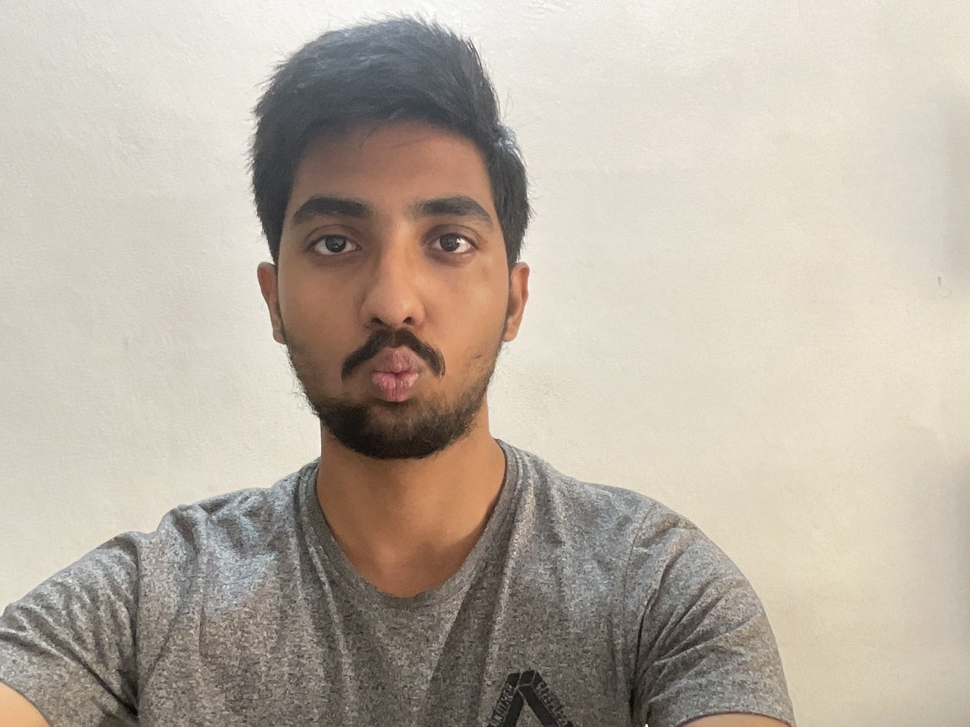
#> input picture temp/srihari_img/img1.jpg, 970 x 727 px, shrunk from 4032 x 3024 before the run
$ jupyter execute --allow-errors lip-flip.ipynb
#> lines starting #> are read from the running program, lines starting #| are printed output that depends on the picture
[cell 1]
import cv2
import matplotlib.pyplot as plt
import numpy as np

[cell 2]
# [4 lines of commented-out code are left out]

image1 = cv2.imread('./srihari_img/img1.jpg', cv2.IMREAD_COLOR)
#> image1 is the input picture: shape (727, 970, 3); mean B, G, R 163.5, 176.1, 186.2
image1 = cv2.cvtColor(image1, cv2.COLOR_BGR2RGB)
image2 = cv2.imread('./srihari_img/img2.jpg', cv2.IMREAD_COLOR)
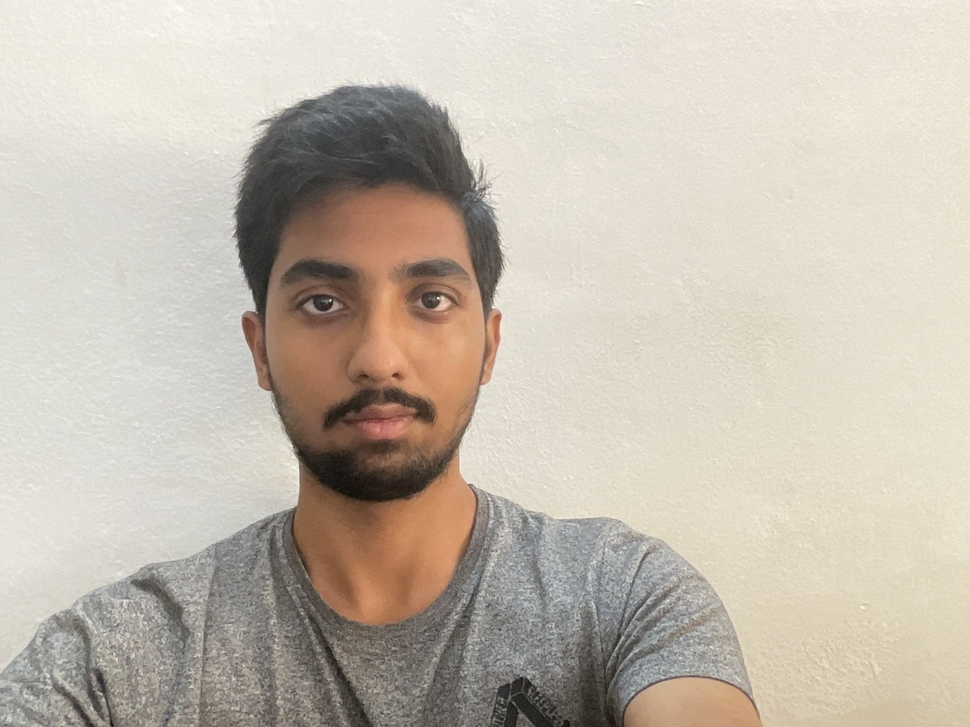
#> input picture temp/srihari_img/img2.jpg, 970 x 727 px, shrunk from 4032 x 3024 before the run
#> image2 is the input picture: shape (727, 970, 3); mean B, G, R 175.8, 188.3, 197.5
image2 = cv2.cvtColor(image2, cv2.COLOR_BGR2RGB)


# Display the images
plt.figure(figsize=(10, 5))
plt.subplot(1, 2, 1)
plt.imshow(image1)
plt.title('Image 1')

plt.subplot(1, 2, 2)
plt.imshow(image2)
plt.title('Image 2')

plt.show()
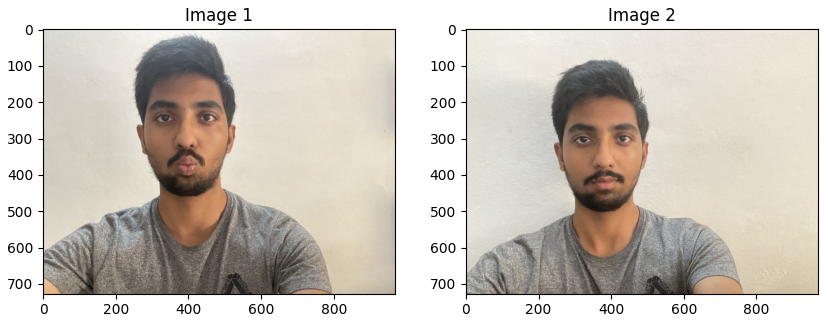
#> figure drawn by matplotlib, 2 panels

[cell 3]
def detect_face_mouth(img,show = True):

#> called with show = True
    img_rgb = np.copy(img)
    # Load the pre-trained face cascade and mouth cascade
    face_cascade = cv2.CascadeClassifier('./haarcascade_frontalface_default.xml')
    mouth_cascade = cv2.CascadeClassifier('./haarcascade_mcs_mouth.xml')

    # Convert the image to grayscale
    gray = cv2.cvtColor(img_rgb, cv2.COLOR_RGB2GRAY)
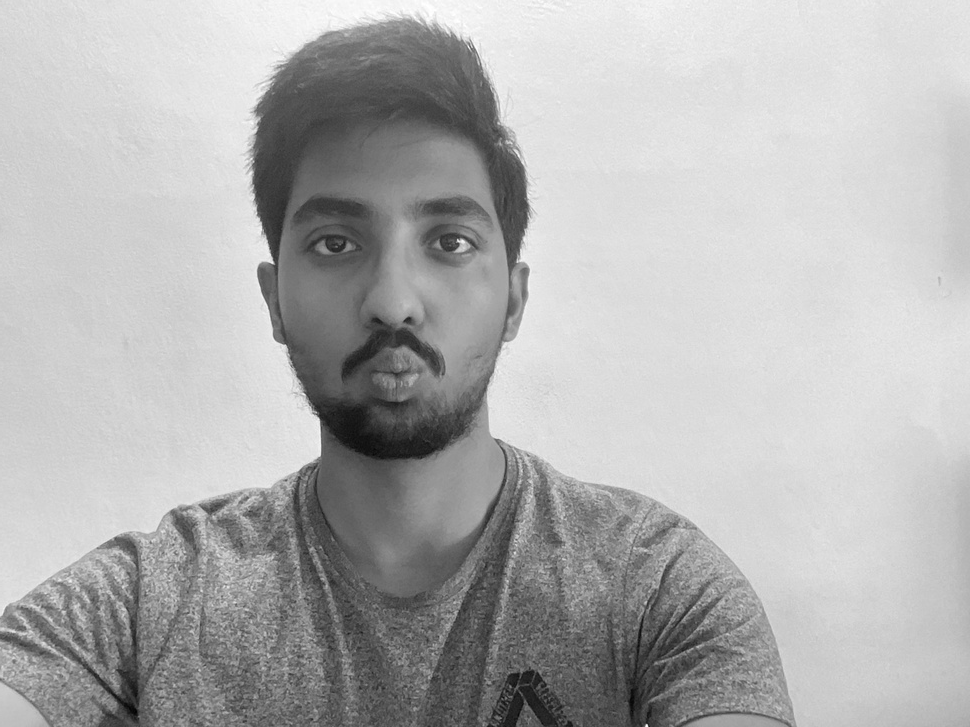
#> gray: shape (727, 970); min 3, max 255, mean 177.6

    # Detect faces in the image
    faces = face_cascade.detectMultiScale(gray, scaleFactor=1.1, minNeighbors=5, minSize=(30, 30))
#> faces = [[235, 114, 318, 318]]

    # Loop over the detected faces
    for (x, y, w, h) in faces:
        # Draw a rectangle around the detected face
        cv2.rectangle(img_rgb, (x, y), (x + w, y + h), (255, 0, 0), 2)

        # Add extra margin to the bottom half of the face region
        margin = 50
        roi_face = gray[y + h//2:y + h + margin, x:x + w]

        # Detect mouth within the extended face region
        mouth_rects = mouth_cascade.detectMultiScale(gray, scaleFactor=1.8, minNeighbors=15, minSize=(25, 15))

        # Check if a mouth is detected
        if len(mouth_rects) > 0:
            # Get the largest detected mouth region
            largest_mouth = max(mouth_rects, key=lambda rect: rect[2] * rect[3])

            # Expand the detected mouth region slightly
            x_mouth, y_mouth, w_mouth, h_mouth = largest_mouth
            expanded_mouth_rect = (x + x_mouth, y + h//2 + y_mouth, w_mouth, h_mouth)

            if (not show):
                x, y, w, h = expanded_mouth_rect[0], expanded_mouth_rect[1], expanded_mouth_rect[2], expanded_mouth_rect[3]
                return ([y,y+h,x,x+w])

            # Draw a rectangle around the largest detected mouth region
            cv2.rectangle(img_rgb, (expanded_mouth_rect[0], expanded_mouth_rect[1]),
                          (expanded_mouth_rect[0] + expanded_mouth_rect[2], expanded_mouth_rect[1] + expanded_mouth_rect[3]),
                          (0, 255, 0), 2)
#> this loop made 1 pass
#> margin on pass 1: 50
#> pass 1, in detect_face_mouth, `roi_face = gray[y + h//2:y + h + margin, x:x + w]`:
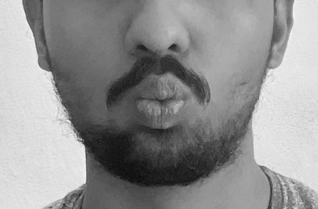
#> roi_face: shape (209, 318); min 8, max 247, mean 145.6
#> after the loop:
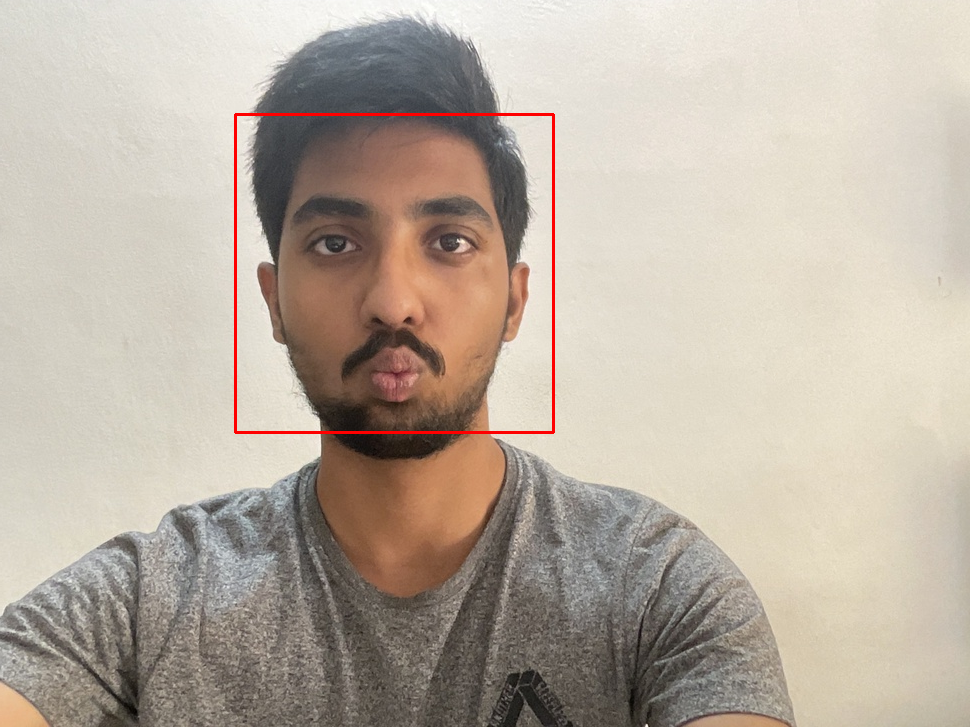
#> img_rgb: shape (727, 970, 3); mean R, G, B 186.6, 175.1, 162.6
    return img_rgb

[cell 4]
plt.figure(figsize=(10, 5))
plt.subplot(1, 2, 1)
plt.imshow(detect_face_mouth(image1))
plt.title('Image 1')

plt.subplot(1, 2, 2)
plt.imshow(detect_face_mouth(image2))
#> call 2 of detect_face_mouth, with show = True
#> in detect_face_mouth (call 2), `gray = cv2.cvtColor(img_rgb, cv2.COLOR_RGB2GRAY)`:
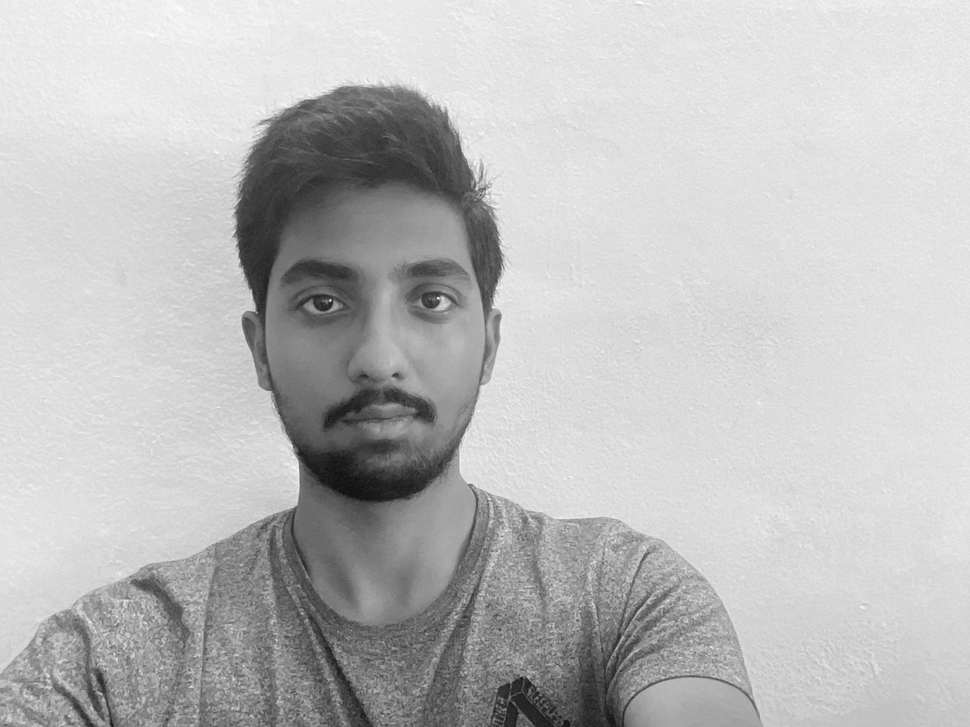
#> gray: shape (727, 970); min 11, max 254, mean 189.6
#> in detect_face_mouth (call 2), `faces = face_cascade.detectMultiScale(gray, scaleFactor=1.1, minNeighb..`: faces = [[226, 177, 306, 306]]
#> the loop in detect_face_mouth (call 2), `for (x, y, w, h) in faces:` made 1 pass
#> (margin, mouth_rects, x_mouth, y_mouth) on pass 1: (50, [[343, 401, 81, 49], [303, 443, 146, 87]], 303, 443)
#> pass 1, in detect_face_mouth (call 2), `roi_face = gray[y + h//2:y + h + margin, x:x + w]`:
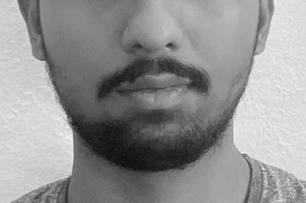
#> roi_face: shape (203, 306); min 11, max 247, mean 146
#> after the loop in detect_face_mouth (call 2), `for (x, y, w, h) in faces:`:
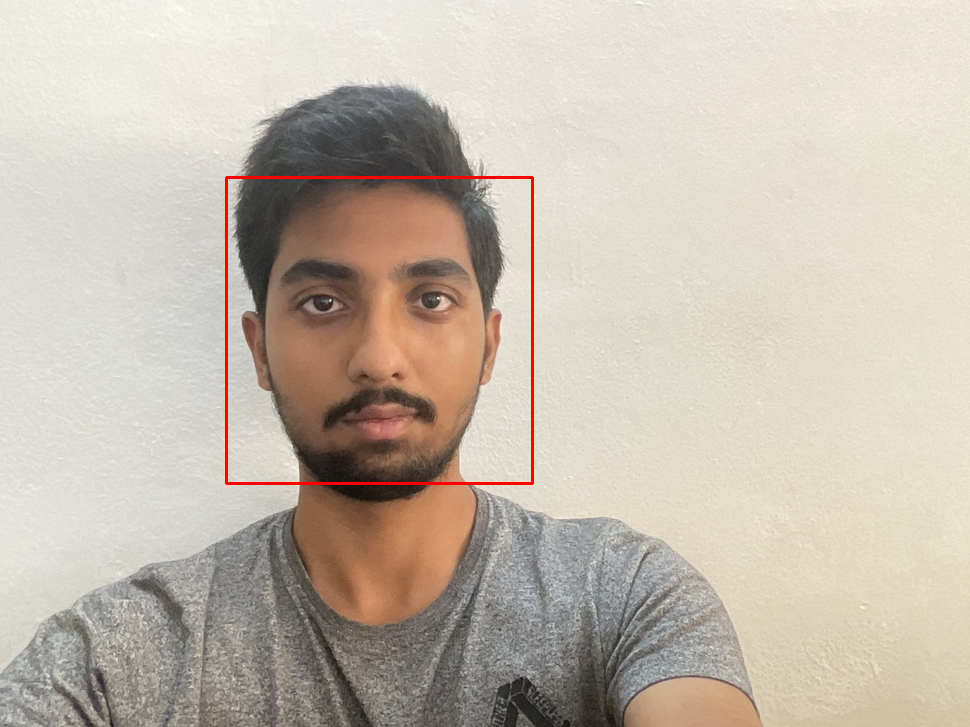
#> img_rgb: shape (727, 970, 3); mean R, G, B 197.9, 187.5, 175
plt.title('Image 2')

plt.show()

[cell 5]
mouth1 = detect_face_mouth(image1,show=False)
mouth2 = detect_face_mouth(image2,show=False)
#> the loop in detect_face_mouth, `for (x, y, w, h) in faces:` made 1 pass
#> (margin, mouth_rects, x_mouth, y_mouth) on pass 1: (50, [[343, 401, 81, 49], [303, 443, 146, 87]], 303, 443)
#> mouth2 = [773, 860, 529, 675]
plt.subplot(1,2,1)
#> (the rest of this cell did not finish here and is left out)

[cell 6]
def swap_and_resize_mouths(image1, image2):
    # Detect mouths in the images
    mouth1 = detect_face_mouth(image1, show=False)
    mouth2 = detect_face_mouth(image2, show=False)
#> mouth2 = [773, 860, 529, 675]

    # Extract mouth regions from the images
    mouth_region1 = image1[mouth1[0]:mouth1[1], mouth1[2]:mouth1[3]]
    mouth_region2 = image2[mouth2[0]:mouth2[1], mouth2[2]:mouth2[3]]

    # Resize mouths to fit the corresponding sizes
    resized_mouth1 = cv2.resize(mouth_region1, (mouth_region2.shape[1], mouth_region2.shape[0]))
    resized_mouth2 = cv2.resize(mouth_region2, (mouth_region1.shape[1], mouth_region1.shape[0]))

    # Swap and paste the resized mouths to the original images
    image1_copy = image1.copy()
    image1_copy[mouth1[0]:mouth1[1], mouth1[2]:mouth1[3]] = resized_mouth2

    image2_copy = image2.copy()
    image2_copy[mouth2[0]:mouth2[1], mouth2[2]:mouth2[3]] = resized_mouth1

    return image1_copy, image2_copy
